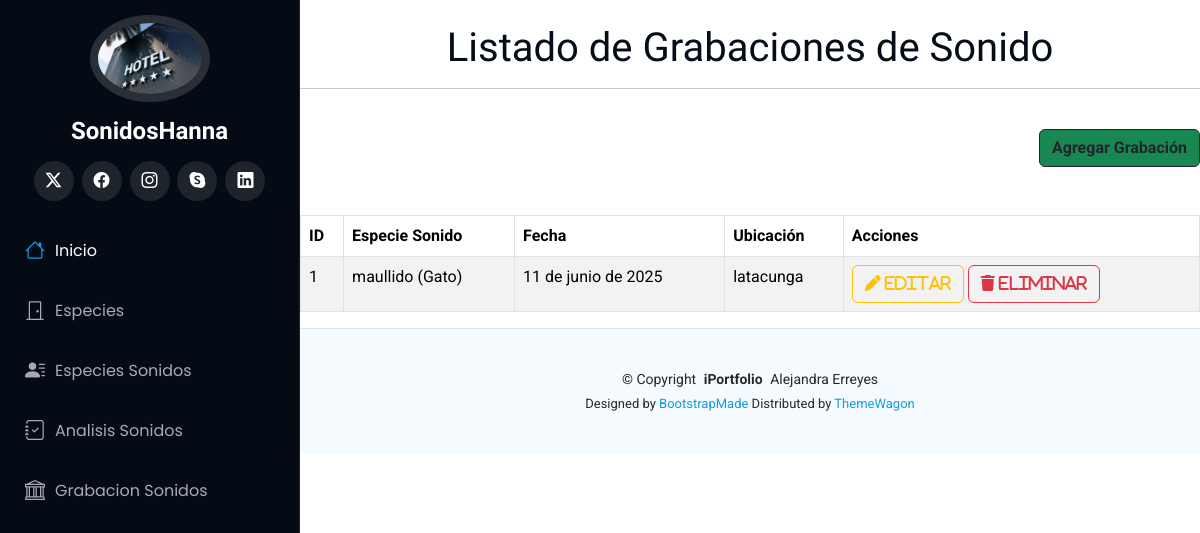
Before: /grabacionsonido/ with the older database file.
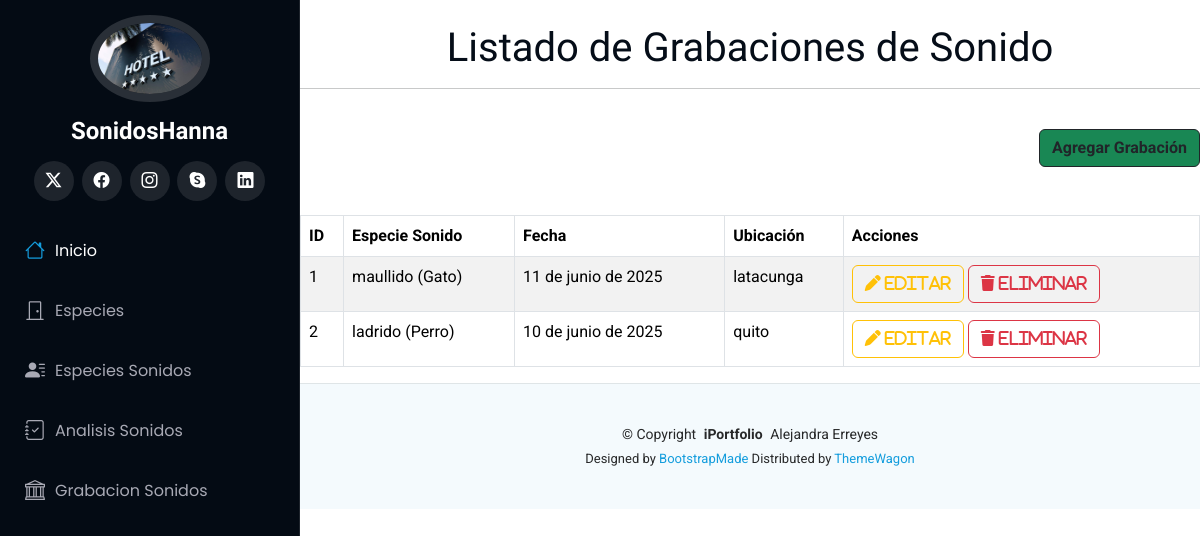
After: the same page with the newer database file.
### Aplicaciones/GrabacionSonidos/models.py (models this page shows, shortened)
class GrabacionSonido(models.Model):
    id = models.AutoField(primary_key=True)
    especie_sonido = models.ForeignKey(EspecieSonido, on_delete=models.CASCADE)
    fecha = models.DateField()
    ubicacion = models.CharField(max_length=100)
    archivo_audio = models.FileField(upload_to='audios/', null=True, blank=True)

### Aplicaciones/EspeciesSonidos/models.py (models this page shows, shortened)
class EspecieSonido(models.Model):
    id = models.AutoField(primary_key=True)
    especie = models.ForeignKey(Especie, on_delete=models.CASCADE)
    tipo_sonido = models.CharField(max_length=100)
    descripcion = models.TextField()
    pdf_estudio = models.FileField(upload_to='pdf_estudios/', null=True, blank=True)

### Aplicaciones/Especies/models.py (models this page shows, shortened)
class Especie(models.Model):
    id = models.AutoField(primary_key=True)
    nombre = models.CharField(max_length=100)
    tipo_especie = models.CharField(max_length=100)

### Aplicaciones/GrabacionSonidos/views.py (the view)
# urls.py: path('', views.inicioGrabacionSonido),
def inicioGrabacionSonido(request):
    grabaciones = GrabacionSonido.objects.all()
    return render(request, "inicioGrabacionSonido.html", {'grabaciones': grabaciones})

### Aplicaciones/GrabacionSonidos/templates/inicioGrabacionSonido.html (shortened to what this page needs)
{% extends './plantilla.html' %}
{% block contenido %}
<br>
<h1 style="text-align: center;">Listado de Grabaciones de Sonido</h1>
<hr>
<br>
<div class="text-end">
    <a href="nuevaGrabacionSonido" class="btn btn-dark bg-success text-dark"><b>Agregar Grabación</b></a>
</div>
<br><br>
<table class="table table-bordered table-striped table-hover">
    <thead class="bg-success">
        <tr>
            <th>ID</th>
            <th>Especie Sonido</th>
            <th>Fecha</th>
            <th>Ubicación</th>
            <th>Acciones</th>
        </tr>
    </thead>
    <tbody>
        {% for grabacion in grabaciones %}
        <tr>
            <td>{{ grabacion.id }}</td>
            <td>{{ grabacion.especie_sonido.tipo_sonido }} ({{ grabacion.especie_sonido.especie.nombre }})</td>
            <td>{{ grabacion.fecha }}</td>
            <td>{{ grabacion.ubicacion }}</td>
            <td>
                <a href="editarGrabacionSonido/{{ grabacion.id }}" class="btn btn-outline-warning">
                    <i class="fa fa-pen"> editar</i>
                </a>
                <a href="#" class="btn btn-outline-danger" onclick="confirmarEliminacion('{{ grabacion.id }}')">
                    <i class="fa fa-trash"> eliminar</i>
                </a>
            </td>
        </tr>
        {% endfor %}
    </tbody>
</table>
{% endblock %}

Changed rows visible on the page:
added GrabacionSonido: id "2", especie_sonido.tipo_sonido "ladrido", especie_sonido.especie.nombre "Perro", fecha "10 de junio de 2025", ubicacion "quito"
